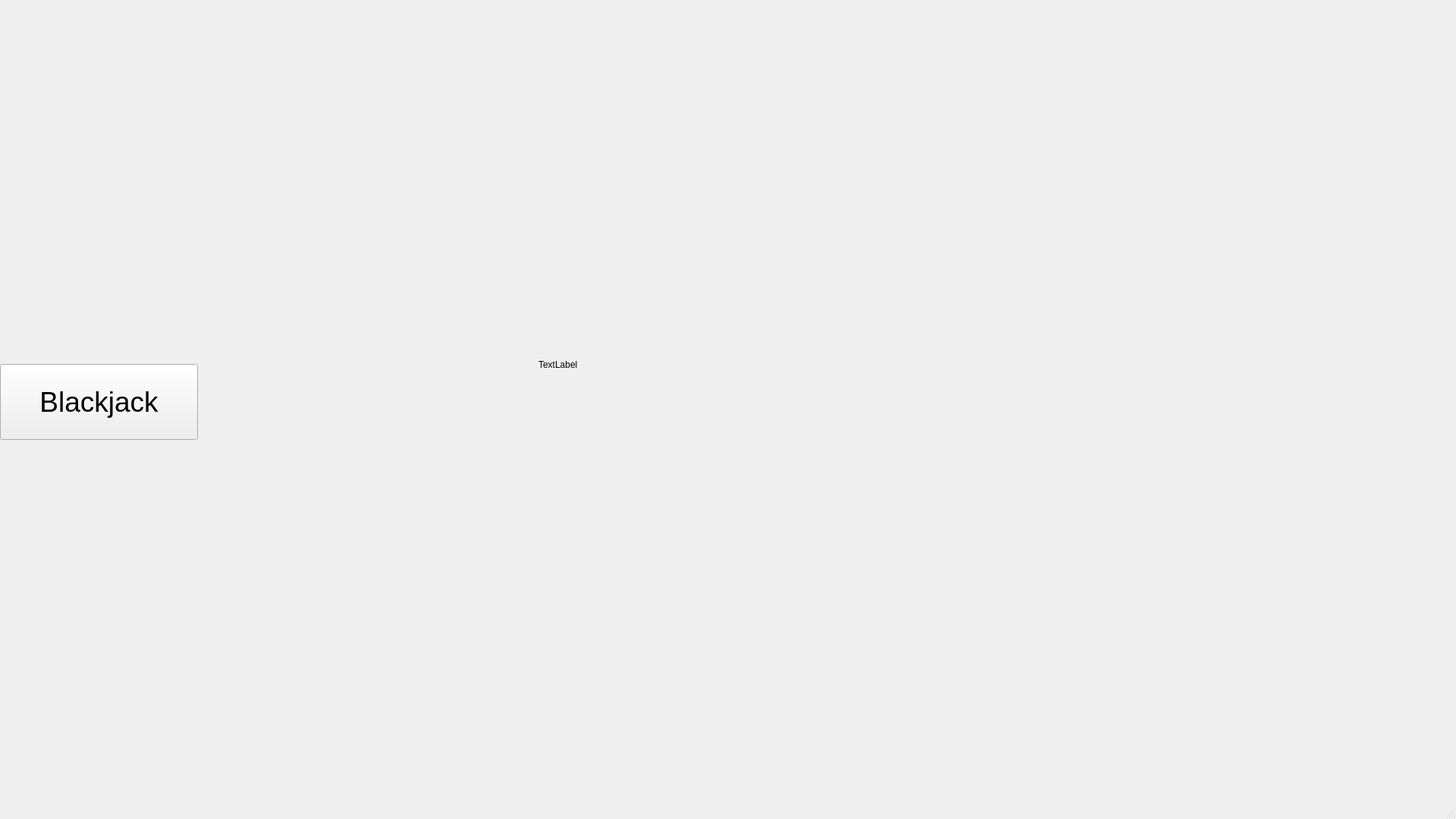
<?xml version="1.0" encoding="UTF-8"?>
<ui version="4.0">
 <class>start</class>
 <widget class="QMainWindow" name="start">
  <property name="geometry">
   <rect>
    <x>0</x>
    <y>0</y>
    <width>1920</width>
    <height>1080</height>
   </rect>
  </property>
  <property name="windowTitle">
   <string>start</string>
  </property>
  <widget class="QWidget" name="centralwidget">
   <widget class="QLabel" name="imageLabel">
    <property name="geometry">
     <rect>
      <x>710</x>
      <y>70</y>
      <width>921</width>
      <height>821</height>
     </rect>
    </property>
    <property name="text">
     <string>TextLabel</string>
    </property>
   </widget>
   <widget class="QWidget" name="verticalLayoutWidget">
    <property name="geometry">
     <rect>
      <x>0</x>
      <y>0</y>
      <width>261</width>
      <height>1061</height>
     </rect>
    </property>
    <layout class="QVBoxLayout" name="verticalLayout">
     <item>
      <widget class="QPushButton" name="btnBlackjack">
       <property name="enabled">
        <bool>true</bool>
       </property>
       <property name="minimumSize">
        <size>
         <width>0</width>
         <height>100</height>
        </size>
       </property>
       <property name="font">
        <font>
         <family>Segoe UI</family>
         <pointsize>28</pointsize>
        </font>
       </property>
       <property name="text">
        <string>Blackjack</string>
       </property>
      </widget>
     </item>
    </layout>
   </widget>
  </widget>
  <widget class="QMenuBar" name="menubar">
   <property name="geometry">
    <rect>
     <x>0</x>
     <y>0</y>
     <width>1920</width>
     <height>21</height>
    </rect>
   </property>
  </widget>
  <widget class="QStatusBar" name="statusbar"/>
 </widget>
 <resources/>
 <connections/>
</ui>
